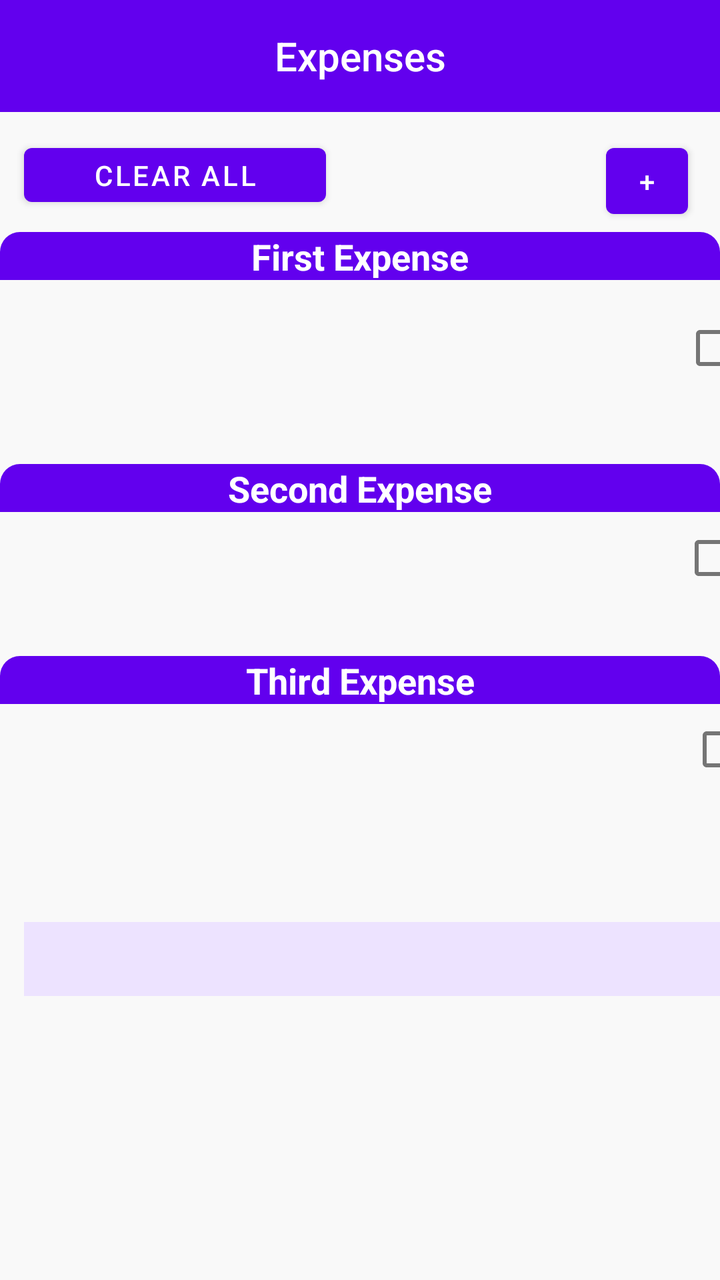
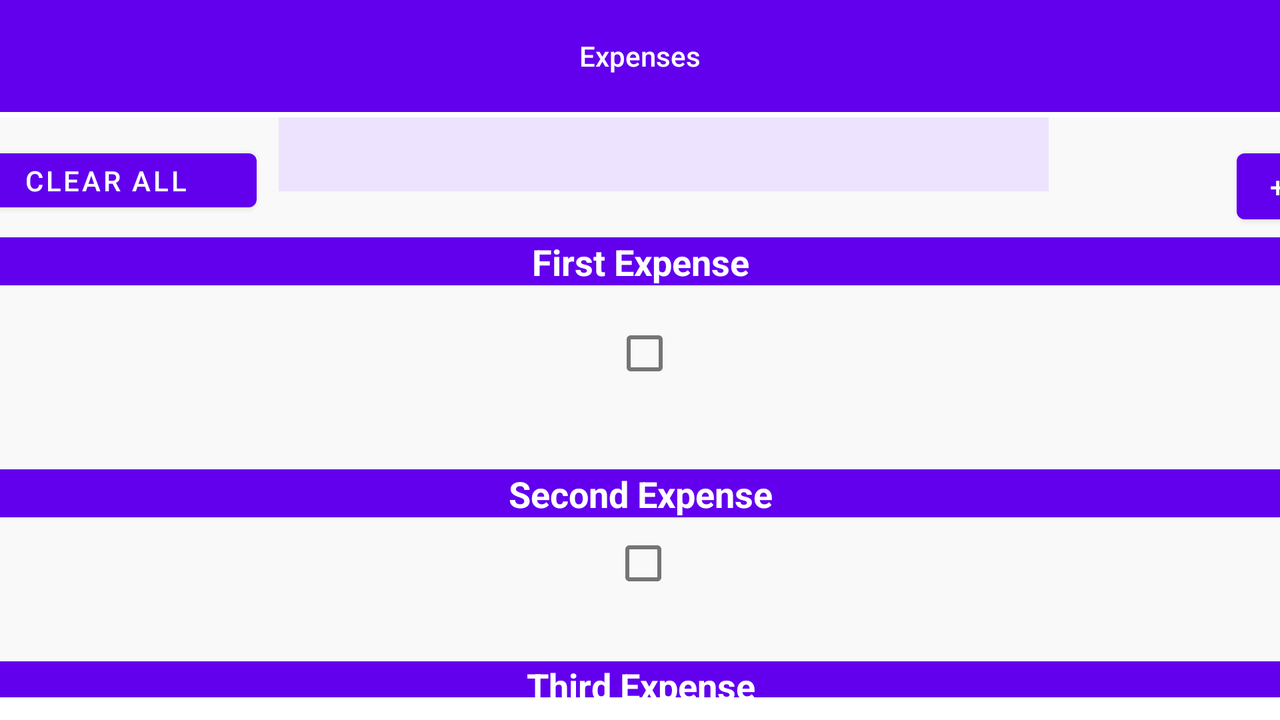

An Android layout and its configuration variant, each rendered on a device that would load it. The default file and the variant file are quoted in full after the pictures.
<!-- AndroidManifest.xml: application theme Theme.MoneyWzrd -->
<!-- res/layout/expenses_fragment.xml -->
<?xml version="1.0" encoding="utf-8"?>
<androidx.constraintlayout.widget.ConstraintLayout xmlns:android="http://schemas.android.com/apk/res/android"
    xmlns:app="http://schemas.android.com/apk/res-auto"
    xmlns:tools="http://schemas.android.com/tools"
    android:layout_width="match_parent"
    android:layout_height="match_parent"
    tools:context=".expenses.Expenses_fragment">
    <androidx.appcompat.widget.Toolbar
        android:id="@+id/toolbar"
        android:layout_width="match_parent"
        android:layout_height="wrap_content"
        android:background="?attr/colorPrimary"
        android:minHeight="?attr/actionBarSize"
        android:theme="?attr/actionBarTheme"
        app:layout_constraintEnd_toEndOf="parent"
        app:layout_constraintStart_toStartOf="parent"
        app:layout_constraintTop_toTopOf="parent" >
        <TextView
            android:id="@+id/toolbar_title"
            android:layout_width="wrap_content"
            android:layout_height="wrap_content"
            android:text="@string/toolbarExp"
            android:textColor="@android:color/white"
            style="@style/TextAppearance.AppCompat.Widget.ActionBar.Title"
            android:layout_gravity="center"
            />
    </androidx.appcompat.widget.Toolbar>

    <ScrollView
        android:layout_width="0dp"
        android:layout_height="0dp"
        android:background="@color/BackgroundPages"
        app:layout_constraintBottom_toBottomOf="parent"
        app:layout_constraintEnd_toEndOf="parent"
        app:layout_constraintStart_toStartOf="parent"
        app:layout_constraintTop_toBottomOf="@+id/toolbar">

        <androidx.constraintlayout.widget.ConstraintLayout
            android:layout_width="match_parent"
            android:layout_height="wrap_content"
            android:fillViewport="true"
            android:orientation="vertical">


            <TextView
                android:id="@+id/textView2"
                android:layout_width="match_parent"
                android:layout_height="24dp"
                android:layout_marginTop="60dp"
                android:background="@drawable/rounded_corner"
                android:fontFamily="sans-serif"
                android:text="First Expense"
                android:textAlignment="center"
                android:textColor="@color/white"
                android:textSize="18sp"
                android:textStyle="bold"
                app:layout_constraintEnd_toEndOf="parent"
                app:layout_constraintHorizontal_bias="0.0"
                app:layout_constraintStart_toStartOf="parent"
                app:layout_constraintTop_toTopOf="parent" />

            <TextView
                android:id="@+id/textView3"
                android:layout_width="match_parent"
                android:layout_height="24dp"
                android:layout_marginTop="176dp"
                android:background="@drawable/rounded_corner"
                android:fontFamily="sans-serif"
                android:text="Second Expense"
                android:textAlignment="center"
                android:textColor="@color/white"
                android:textSize="18sp"
                android:textStyle="bold"
                app:layout_constraintEnd_toEndOf="parent"
                app:layout_constraintHorizontal_bias="0.0"
                app:layout_constraintStart_toStartOf="parent"
                app:layout_constraintTop_toTopOf="parent" />

            <TextView
                android:id="@+id/textView4"
                android:layout_width="match_parent"
                android:layout_height="24dp"
                android:layout_marginTop="272dp"
                android:background="@drawable/rounded_corner"
                android:fontFamily="sans-serif"
                android:text="Third Expense"
                android:textAlignment="center"
                android:textColor="@color/white"
                android:textSize="18sp"
                android:textStyle="bold"
                app:layout_constraintEnd_toEndOf="parent"
                app:layout_constraintHorizontal_bias="0.0"
                app:layout_constraintStart_toStartOf="parent"
                app:layout_constraintTop_toTopOf="parent" />

            <Button
                android:id="@+id/addExpense"
                android:layout_width="41dp"
                android:layout_height="45dp"
                android:layout_marginTop="12dp"
                android:layout_marginEnd="16dp"
                android:text="@string/add"
                app:layout_constraintEnd_toEndOf="parent"
                app:layout_constraintTop_toTopOf="parent" />

            <Button
                android:id="@+id/clearExp"
                android:layout_width="151dp"
                android:layout_height="39dp"
                android:layout_marginStart="12dp"
                android:layout_marginTop="12dp"
                android:text="Clear All"
                app:layout_constraintStart_toStartOf="parent"
                app:layout_constraintTop_toTopOf="parent" />

            <TextView
                android:id="@+id/expense3"
                android:layout_width="162dp"
                android:layout_height="80dp"
                android:layout_marginStart="12dp"
                android:layout_marginTop="24dp"
                android:textColor="#000000"
                android:textSize="18sp"
                app:layout_constraintStart_toStartOf="parent"
                app:layout_constraintTop_toBottomOf="@+id/expense2" />

            <TextView
                android:id="@+id/expense1"
                android:layout_width="158dp"
                android:layout_height="81dp"
                android:layout_marginStart="16dp"
                android:layout_marginTop="104dp"
                android:textColor="#000000"
                android:textSize="18sp"
                app:layout_constraintStart_toStartOf="parent"
                app:layout_constraintTop_toTopOf="parent" />

            <TextView
                android:id="@+id/expense2"
                android:layout_width="160dp"
                android:layout_height="73dp"
                android:layout_marginStart="12dp"
                android:layout_marginTop="24dp"
                android:textColor="#000000"
                android:textSize="18sp"
                app:layout_constraintStart_toStartOf="parent"
                app:layout_constraintTop_toBottomOf="@+id/expense1" />

            <TextView
                android:id="@+id/date2"
                android:layout_width="114dp"
                android:layout_height="32dp"
                android:layout_marginStart="32dp"
                android:layout_marginTop="68dp"
                android:textColor="#000000"
                android:textSize="18sp"
                app:layout_constraintStart_toEndOf="@+id/expense2"
                app:layout_constraintTop_toBottomOf="@+id/date1" />

            <TextView
                android:id="@+id/date3"
                android:layout_width="111dp"
                android:layout_height="37dp"
                android:layout_marginStart="32dp"
                android:layout_marginTop="64dp"
                android:textColor="#000000"
                android:textSize="18sp"
                app:layout_constraintStart_toEndOf="@+id/expense3"
                app:layout_constraintTop_toBottomOf="@+id/date2" />

            <CheckBox
                android:id="@+id/checkBox1"
                android:layout_width="46dp"
                android:layout_height="34dp"
                android:layout_marginStart="20dp"
                android:layout_marginTop="44dp"
                android:visibility="invisible"
                app:layout_constraintStart_toEndOf="@+id/date1"
                app:layout_constraintTop_toBottomOf="@+id/addExpense"
                tools:visibility="visible" />

            <CheckBox
                android:id="@+id/checkBox2"
                android:layout_width="45dp"
                android:layout_height="32dp"
                android:layout_marginStart="16dp"
                android:layout_marginTop="72dp"
                android:visibility="invisible"
                app:layout_constraintStart_toEndOf="@+id/date2"
                app:layout_constraintTop_toBottomOf="@+id/checkBox1"
                tools:visibility="visible" />

            <CheckBox
                android:id="@+id/checkBox3"
                android:layout_width="47dp"
                android:layout_height="31dp"
                android:layout_marginStart="20dp"
                android:layout_marginTop="64dp"
                android:visibility="invisible"
                app:layout_constraintStart_toEndOf="@+id/date3"
                app:layout_constraintTop_toBottomOf="@+id/checkBox2"
                tools:visibility="visible" />

            <TextView
                android:id="@+id/date1"
                android:layout_width="108dp"
                android:layout_height="36dp"
                android:layout_marginStart="32dp"
                android:layout_marginTop="104dp"
                android:textColor="#000000"
                android:textSize="18sp"
                app:layout_constraintStart_toEndOf="@+id/expense1"
                app:layout_constraintTop_toTopOf="parent" />

            <TextView
                android:id="@+id/friendlymsg"
                android:layout_width="250dp"
                android:layout_height="36dp"
                android:textSize="18sp"
                app:layout_constraintBottom_toBottomOf="parent"
                app:layout_constraintEnd_toEndOf="parent"
                app:layout_constraintStart_toStartOf="parent"
                app:layout_constraintTop_toTopOf="parent"
                app:layout_constraintVertical_bias="0.253" />

            <TextView
                android:id="@+id/price1"
                android:layout_width="92dp"
                android:layout_height="25dp"
                android:textColor="#040404"
                app:layout_constraintEnd_toEndOf="parent"
                app:layout_constraintHorizontal_bias="0.328"
                app:layout_constraintStart_toEndOf="@+id/expense1"
                app:layout_constraintTop_toBottomOf="@+id/date1" />

            <TextView
                android:id="@+id/price2"
                android:layout_width="92dp"
                android:layout_height="25dp"
                android:layout_marginTop="1dp"
                android:textColor="#040404"
                app:layout_constraintEnd_toEndOf="parent"
                app:layout_constraintHorizontal_bias="0.337"
                app:layout_constraintStart_toEndOf="@+id/expense2"
                app:layout_constraintTop_toBottomOf="@+id/date2" />

            <TextView
                android:id="@+id/price3"
                android:layout_width="94dp"
                android:layout_height="29dp"
                android:layout_marginTop="1dp"
                android:textColor="#040404"
                app:layout_constraintEnd_toEndOf="parent"
                app:layout_constraintHorizontal_bias="0.333"
                app:layout_constraintStart_toEndOf="@+id/expense3"
                app:layout_constraintTop_toBottomOf="@+id/date3" />

            <TextView
                android:id="@+id/totalE"
                android:layout_width="385dp"
                android:layout_height="37dp"
                android:layout_marginStart="12dp"
                android:layout_marginTop="19dp"
                android:background="#EDE3FF"
                android:textColor="#4B2F7E"
                android:textSize="24sp"
                app:layout_constraintStart_toStartOf="parent"
                app:layout_constraintTop_toBottomOf="@+id/expense3" />

            <TextView
                android:id="@+id/dollar"
                android:layout_width="8dp"
                android:layout_height="24dp"
                android:text="$"
                android:textColor="#000000"
                android:visibility="invisible"
                app:layout_constraintEnd_toStartOf="@+id/price1"
                app:layout_constraintTop_toBottomOf="@+id/date1" />

            <TextView
                android:id="@+id/dollar2"
                android:layout_width="8dp"
                android:layout_height="24dp"
                android:text="$"
                android:textColor="#000000"
                android:visibility="invisible"
                app:layout_constraintEnd_toStartOf="@+id/price2"
                app:layout_constraintTop_toBottomOf="@+id/date2" />

            <TextView
                android:id="@+id/dollar3"
                android:layout_width="8dp"
                android:layout_height="24dp"
                android:layout_marginTop="1dp"
                android:text="$"
                android:textColor="#000000"
                android:visibility="invisible"
                app:layout_constraintEnd_toStartOf="@+id/price3"
                app:layout_constraintTop_toBottomOf="@+id/date3" />

        </androidx.constraintlayout.widget.ConstraintLayout>
    </ScrollView>

</androidx.constraintlayout.widget.ConstraintLayout>
<!-- resources referenced by this layout -->
<resources>
  <color name="BackgroundPages">#36E4E4E4</color>
  <color name="white">#FFFFFFFF</color>
  <!-- drawable rounded_corner (drawable) -->
  <?xml version="1.0" encoding="UTF-8"?>
  <shape xmlns:android="http://schemas.android.com/apk/res/android">
      <solid android:color="@color/colorPrimary"/>
  
      <corners
          android:topLeftRadius="10dp"
          android:topRightRadius="10dp"
          />
  </shape>
  <string name="add">+</string>
  <string name="toolbarExp">Expenses</string>
  <style name="Theme.MoneyWzrd" parent="Theme.MaterialComponents.DayNight.NoActionBar">
          
          <item name="colorPrimary">@color/purple_500</item>
          <item name="colorPrimaryVariant">@color/purple_700</item>
          <item name="colorOnPrimary">@color/white</item>
          
          <item name="colorSecondary">@color/teal_200</item>
          <item name="colorSecondaryVariant">@color/teal_700</item>
          <item name="colorOnSecondary">@color/black</item>
          
          <item name="android:statusBarColor" tools:targetApi="l">?attr/colorPrimaryVariant</item>
          
      </style>
  <color name="colorPrimary">#6200EE</color>
  <color name="purple_500">#FF6200EE</color>
  <color name="purple_700">#FF3700B3</color>
  <color name="teal_200">#FF03DAC5</color>
  <color name="teal_700">#FF018786</color>
  <color name="black">#FF000000</color>
</resources>
<!-- res/layout-land/expenses_fragment.xml (the repository's variant of the layout above) -->
<!-- drawn on the phone turned sideways -->
<?xml version="1.0" encoding="utf-8"?>
<androidx.constraintlayout.widget.ConstraintLayout xmlns:android="http://schemas.android.com/apk/res/android"
    xmlns:app="http://schemas.android.com/apk/res-auto"
    xmlns:tools="http://schemas.android.com/tools"
    android:layout_width="match_parent"
    android:layout_height="match_parent"
    tools:context=".expenses.Expenses_fragment">
    <androidx.appcompat.widget.Toolbar
        android:id="@+id/toolbar"
        android:layout_width="match_parent"
        android:layout_height="wrap_content"
        android:background="?attr/colorPrimary"
        android:minHeight="?attr/actionBarSize"
        android:theme="?attr/actionBarTheme"
        app:layout_constraintEnd_toEndOf="parent"
        app:layout_constraintStart_toStartOf="parent"
        app:layout_constraintTop_toTopOf="parent" >
    <TextView
        android:id="@+id/toolbar_title"
        android:layout_width="wrap_content"
        android:layout_height="wrap_content"
        android:text="@string/toolbarExp"
        android:textColor="@android:color/white"
        style="@style/TextAppearance.AppCompat.Widget.ActionBar.Title"
        android:layout_gravity="center"
        />
    </androidx.appcompat.widget.Toolbar>

    <ScrollView
        android:layout_width="710dp"
        android:layout_height="290dp"
        android:layout_marginTop="2dp"
        android:background="@color/BackgroundPages"
        app:layout_constraintBottom_toBottomOf="parent"
        app:layout_constraintEnd_toEndOf="parent"
        app:layout_constraintStart_toStartOf="parent"
        app:layout_constraintTop_toBottomOf="@+id/toolbar"
        app:layout_constraintVertical_bias="0.055">

        <androidx.constraintlayout.widget.ConstraintLayout
            android:layout_width="match_parent"
            android:layout_height="wrap_content"
            android:fillViewport="true"
            android:orientation="vertical">


            <TextView
                android:id="@+id/textView2"
                android:layout_width="match_parent"
                android:layout_height="24dp"
                android:layout_marginTop="60dp"
                android:background="@drawable/rounded_corner"
                android:fontFamily="sans-serif"
                android:text="@string/first_expense"
                android:textAlignment="center"
                android:textColor="@color/white"
                android:textSize="18sp"
                android:textStyle="bold"
                app:layout_constraintEnd_toEndOf="parent"
                app:layout_constraintHorizontal_bias="0.0"
                app:layout_constraintStart_toStartOf="parent"
                app:layout_constraintTop_toTopOf="parent" />

            <TextView
                android:id="@+id/textView3"
                android:layout_width="match_parent"
                android:layout_height="24dp"
                android:layout_marginTop="176dp"
                android:background="@drawable/rounded_corner"
                android:fontFamily="sans-serif"
                android:text="@string/second_expense"
                android:textAlignment="center"
                android:textColor="@color/white"
                android:textSize="18sp"
                android:textStyle="bold"
                app:layout_constraintEnd_toEndOf="parent"
                app:layout_constraintHorizontal_bias="0.0"
                app:layout_constraintStart_toStartOf="parent"
                app:layout_constraintTop_toTopOf="parent" />

            <TextView
                android:id="@+id/textView4"
                android:layout_width="match_parent"
                android:layout_height="24dp"
                android:layout_marginTop="272dp"
                android:background="@drawable/rounded_corner"
                android:fontFamily="sans-serif"
                android:text="@string/third_expense"
                android:textAlignment="center"
                android:textColor="@color/white"
                android:textSize="18sp"
                android:textStyle="bold"
                app:layout_constraintEnd_toEndOf="parent"
                app:layout_constraintHorizontal_bias="0.0"
                app:layout_constraintStart_toStartOf="parent"
                app:layout_constraintTop_toTopOf="parent" />

            <Button
                android:id="@+id/addExpense"
                android:layout_width="41dp"
                android:layout_height="45dp"
                android:layout_marginTop="12dp"
                android:layout_marginEnd="16dp"
                android:text="@string/add"
                app:layout_constraintEnd_toEndOf="parent"
                app:layout_constraintTop_toTopOf="parent" />

            <Button
                android:id="@+id/clearExp"
                android:layout_width="151dp"
                android:layout_height="39dp"
                android:layout_marginStart="12dp"
                android:layout_marginTop="12dp"
                android:text="@string/clear_all"
                app:layout_constraintStart_toStartOf="parent"
                app:layout_constraintTop_toTopOf="parent" />

            <TextView
                android:id="@+id/expense3"
                android:layout_width="162dp"
                android:layout_height="80dp"
                android:layout_marginStart="12dp"
                android:layout_marginTop="24dp"
                android:textColor="#000000"
                android:textSize="18sp"
                app:layout_constraintStart_toStartOf="parent"
                app:layout_constraintTop_toBottomOf="@+id/expense2" />

            <TextView
                android:id="@+id/expense1"
                android:layout_width="158dp"
                android:layout_height="81dp"
                android:layout_marginStart="16dp"
                android:layout_marginTop="104dp"
                android:textColor="#000000"
                android:textSize="18sp"
                app:layout_constraintStart_toStartOf="parent"
                app:layout_constraintTop_toTopOf="parent" />

            <TextView
                android:id="@+id/expense2"
                android:layout_width="160dp"
                android:layout_height="73dp"
                android:layout_marginStart="12dp"
                android:layout_marginTop="24dp"
                android:textColor="#000000"
                android:textSize="18sp"
                app:layout_constraintStart_toStartOf="parent"
                app:layout_constraintTop_toBottomOf="@+id/expense1" />

            <TextView
                android:id="@+id/date2"
                android:layout_width="114dp"
                android:layout_height="32dp"
                android:layout_marginStart="32dp"
                android:layout_marginTop="68dp"
                android:textColor="#000000"
                android:textSize="18sp"
                app:layout_constraintStart_toEndOf="@+id/expense2"
                app:layout_constraintTop_toBottomOf="@+id/date1" />

            <TextView
                android:id="@+id/date3"
                android:layout_width="111dp"
                android:layout_height="37dp"
                android:layout_marginStart="32dp"
                android:layout_marginTop="64dp"
                android:textColor="#000000"
                android:textSize="18sp"
                app:layout_constraintStart_toEndOf="@+id/expense3"
                app:layout_constraintTop_toBottomOf="@+id/date2" />

            <CheckBox
                android:id="@+id/checkBox1"
                android:layout_width="46dp"
                android:layout_height="34dp"
                android:layout_marginStart="20dp"
                android:layout_marginTop="44dp"
                android:visibility="invisible"
                app:layout_constraintStart_toEndOf="@+id/date1"
                app:layout_constraintTop_toBottomOf="@+id/addExpense"
                tools:visibility="visible" />

            <CheckBox
                android:id="@+id/checkBox2"
                android:layout_width="45dp"
                android:layout_height="32dp"
                android:layout_marginStart="16dp"
                android:layout_marginTop="72dp"
                android:visibility="invisible"
                app:layout_constraintStart_toEndOf="@+id/date2"
                app:layout_constraintTop_toBottomOf="@+id/checkBox1"
                tools:visibility="visible" />

            <CheckBox
                android:id="@+id/checkBox3"
                android:layout_width="47dp"
                android:layout_height="31dp"
                android:layout_marginStart="20dp"
                android:layout_marginTop="64dp"
                android:visibility="invisible"
                app:layout_constraintStart_toEndOf="@+id/date3"
                app:layout_constraintTop_toBottomOf="@+id/checkBox2"
                tools:visibility="visible" />

            <TextView
                android:id="@+id/date1"
                android:layout_width="108dp"
                android:layout_height="36dp"
                android:layout_marginStart="32dp"
                android:layout_marginTop="104dp"
                android:textColor="#000000"
                android:textSize="18sp"
                app:layout_constraintStart_toEndOf="@+id/expense1"
                app:layout_constraintTop_toTopOf="parent" />

            <TextView
                android:id="@+id/friendlymsg"
                android:layout_width="250dp"
                android:layout_height="36dp"
                android:textSize="18sp"
                app:layout_constraintBottom_toBottomOf="parent"
                app:layout_constraintEnd_toEndOf="parent"
                app:layout_constraintStart_toStartOf="parent"
                app:layout_constraintTop_toTopOf="parent"
                app:layout_constraintVertical_bias="0.253" />

            <TextView
                android:id="@+id/price1"
                android:layout_width="92dp"
                android:layout_height="25dp"
                android:textColor="#040404"
                app:layout_constraintEnd_toEndOf="parent"
                app:layout_constraintHorizontal_bias="0.328"
                app:layout_constraintStart_toEndOf="@+id/expense1"
                app:layout_constraintTop_toBottomOf="@+id/date1" />

            <TextView
                android:id="@+id/price2"
                android:layout_width="92dp"
                android:layout_height="25dp"
                android:layout_marginTop="1dp"
                android:textColor="#040404"
                app:layout_constraintEnd_toEndOf="parent"
                app:layout_constraintHorizontal_bias="0.337"
                app:layout_constraintStart_toEndOf="@+id/expense2"
                app:layout_constraintTop_toBottomOf="@+id/date2" />

            <TextView
                android:id="@+id/price3"
                android:layout_width="94dp"
                android:layout_height="29dp"
                android:layout_marginTop="1dp"
                android:textColor="#040404"
                app:layout_constraintEnd_toEndOf="parent"
                app:layout_constraintHorizontal_bias="0.333"
                app:layout_constraintStart_toEndOf="@+id/expense3"
                app:layout_constraintTop_toBottomOf="@+id/date3" />

            <TextView
                android:id="@+id/totalE"
                android:layout_width="385dp"
                android:layout_height="37dp"
                android:background="#EDE3FF"
                android:textColor="#4B2F7E"
                android:textSize="24sp"
                app:layout_constraintStart_toEndOf="@+id/expense3"
                tools:layout_editor_absoluteY="306dp" />

            <TextView
                android:id="@+id/dollar"
                android:layout_width="8dp"
                android:layout_height="24dp"
                android:text="$"
                android:textColor="#000000"
                android:visibility="invisible"
                app:layout_constraintEnd_toStartOf="@+id/price1"
                app:layout_constraintTop_toBottomOf="@+id/date1" />

            <TextView
                android:id="@+id/dollar2"
                android:layout_width="8dp"
                android:layout_height="24dp"
                android:text="$"
                android:textColor="#000000"
                android:visibility="invisible"
                app:layout_constraintEnd_toStartOf="@+id/price2"
                app:layout_constraintTop_toBottomOf="@+id/date2" />

            <TextView
                android:id="@+id/dollar3"
                android:layout_width="8dp"
                android:layout_height="24dp"
                android:layout_marginTop="1dp"
                android:text="$"
                android:textColor="#000000"
                android:visibility="invisible"
                app:layout_constraintEnd_toStartOf="@+id/price3"
                app:layout_constraintTop_toBottomOf="@+id/date3" />

        </androidx.constraintlayout.widget.ConstraintLayout>
    </ScrollView>

</androidx.constraintlayout.widget.ConstraintLayout>
<!-- resources referenced by the variant -->
<!-- as the phone turned sideways resolves them -->
<resources>
  <color name="BackgroundPages">#36E4E4E4</color>
  <color name="white">#FFFFFFFF</color>
  <!-- drawable rounded_corner (drawable) -->
  <?xml version="1.0" encoding="UTF-8"?>
  <shape xmlns:android="http://schemas.android.com/apk/res/android">
      <solid android:color="@color/colorPrimary"/>
  
      <corners
          android:topLeftRadius="10dp"
          android:topRightRadius="10dp"
          />
  </shape>
  <string name="add">+</string>
  <string name="clear_all">Clear All</string>
  <string name="first_expense">First Expense</string>
  <string name="second_expense">Second Expense</string>
  <string name="third_expense">Third Expense</string>
  <string name="toolbarExp">Expenses</string>
  <style name="Theme.MoneyWzrd" parent="Theme.MaterialComponents.DayNight.NoActionBar">
          
          <item name="colorPrimary">@color/purple_500</item>
          <item name="colorPrimaryVariant">@color/purple_700</item>
          <item name="colorOnPrimary">@color/white</item>
          
          <item name="colorSecondary">@color/teal_200</item>
          <item name="colorSecondaryVariant">@color/teal_700</item>
          <item name="colorOnSecondary">@color/black</item>
          
          <item name="android:statusBarColor" tools:targetApi="l">?attr/colorPrimaryVariant</item>
          
      </style>
  <color name="colorPrimary">#6200EE</color>
  <color name="purple_500">#FF6200EE</color>
  <color name="purple_700">#FF3700B3</color>
  <color name="teal_200">#FF03DAC5</color>
  <color name="teal_700">#FF018786</color>
  <color name="black">#FF000000</color>
</resources>
